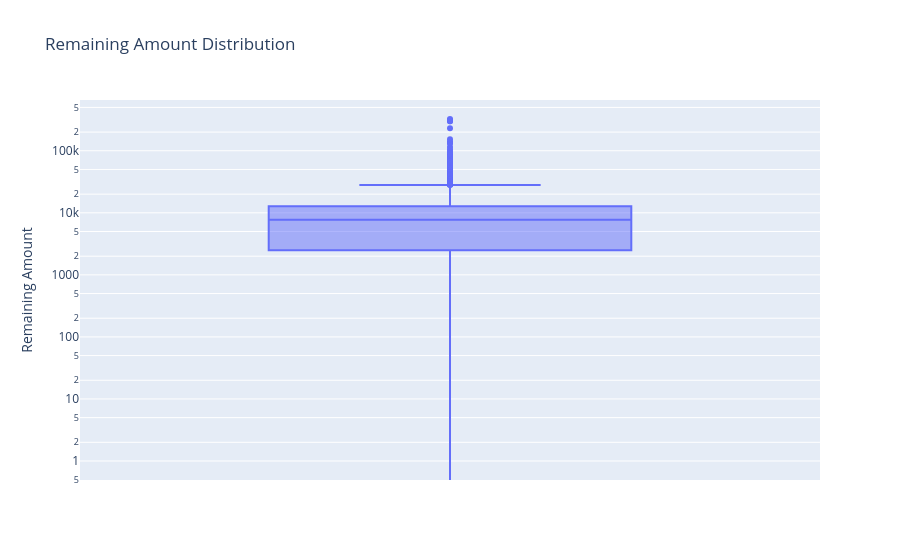

The notebook cell saved with this chart:
### Code cell
import plotly.express as px

fig = px.box(
    df,
    y="Remaining Amount",
    title="Remaining Amount Distribution",
    log_y=True
)

fig.show()

### Figure 1 — Plotly figure (JSON) as saved in the notebook; plotly's stock layout.template omitted (floating-point values rounded to 4 significant figures; data arrays with more than 128 entries replaced by an {"elided": "..."} marker saying what was removed)
{"data": [{"alignmentgroup": "True", "hovertemplate": "Remaining Amount=%{y}<extra></extra>", "legendgroup": "", "marker": {"color": "#636efa"}, "name": "", "notched": false, "offsetgroup": "", "orientation": "v", "showlegend": false, "type": "box", "x0": " ", "xaxis": "x", "y": {"elided": "3267 float values"}, "y0": " ", "yaxis": "y"}], "layout": {"boxmode": "group", "legend": {"tracegroupgap": 0}, "title": {"text": "Remaining Amount Distribution"}, "xaxis": {"anchor": "y", "domain": [0, 1]}, "yaxis": {"anchor": "x", "domain": [0, 1], "title": {"text": "Remaining Amount"}, "type": "log"}}}
